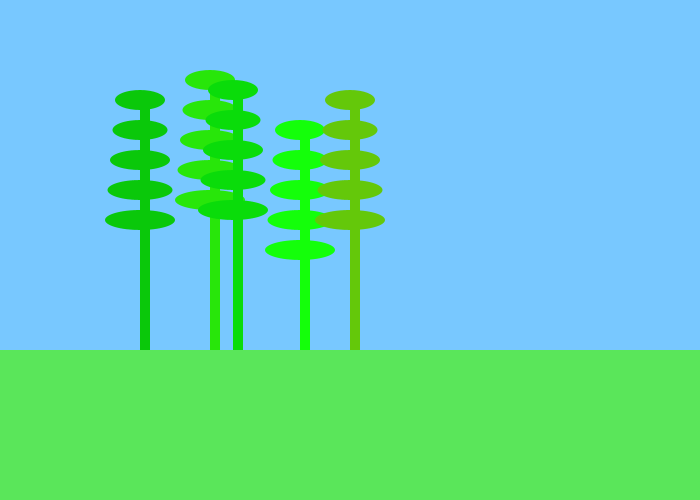
Frame 1 (no input)
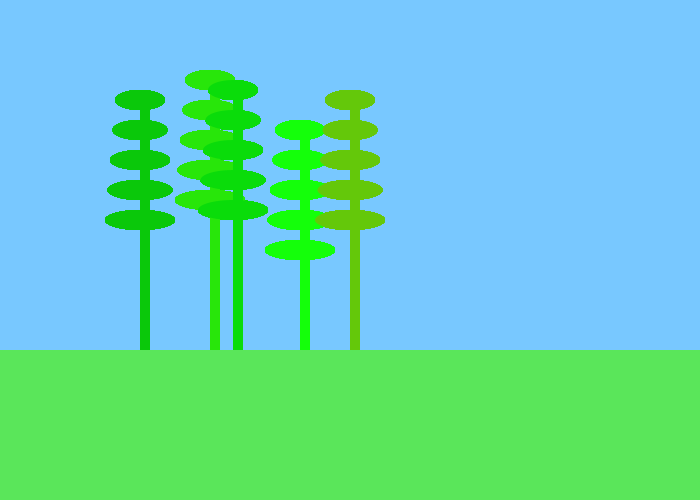
Frame 60 (the mouse pressed at the canvas centre just before this capture)
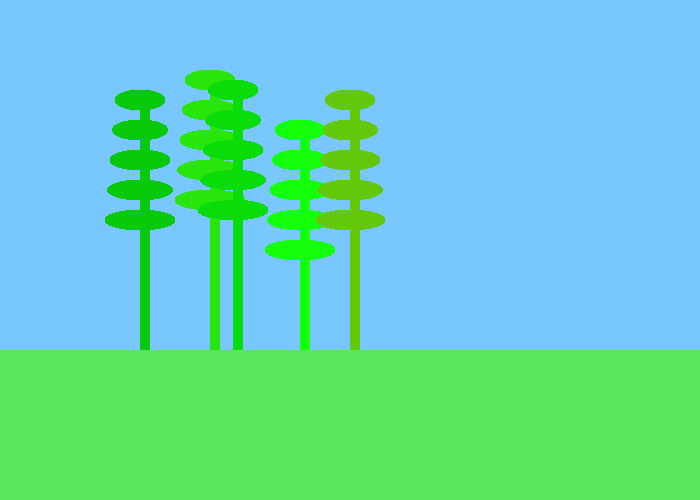
Frame 120 (the mouse held since frame 60 and released just before this capture)

The Processing sketch that drew these frames (run headless with seeded random() and noise(); from frame 60 on, the mouse is pressed at the canvas centre):

// Processing sketch: day08_inclass3
// ── day08_inclass3.pde
Plant tree1, tree2, tree3, tree4, tree5;

void setup(){
  background(120,200,255);
  noStroke();
  smooth();
  size(700, 500);
  
  //Plant(float tempX, float tempHeight, int tempLeaves, color tempColor
  tree1 = new Plant(140, 100, 5, color(10, 200, 10));
  tree2 = new Plant(210, 80, 5, color(40, 230, 10));
  tree3 = new Plant(233, 90, 5, color(10, 220, 10));
  tree4 = new Plant(300, 130, 5, color(20, 255, 10));
  tree5 = new Plant(350, 100, 5, color(100, 200, 10));
}

void draw(){
  tree1.display();
  tree2.display();
  tree3.display();
  tree4.display();
  tree5.display();
  //tree1.display();
  
  fill(90,230,90);
  rect(0,350,700,150);

}
// ── Plant.pde
class Plant {
  float x;
  float plantHeight;
  int leaves;
  color plantColor;

  Plant(float tempX, float tempHeight, int tempLeaves, color tempColor) {
    x = tempX;
    plantHeight = tempHeight;
    leaves = tempLeaves;
    plantColor = tempColor;
  }

  void display() {
    fill(plantColor);
    rect(x, plantHeight, 10, 500);
    for (int i = 0; i < leaves; i++){
      ellipse(x,plantHeight + 30 * i, 50 + i * 5, 20);
    }
  }
}
